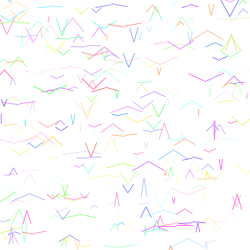
Frame 1 (no input)
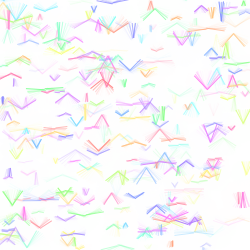
Frame 60 (the mouse pressed at the canvas centre just before this capture)
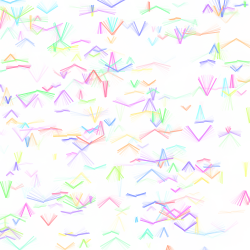
Frame 120 (the mouse held since frame 60 and released just before this capture)

The Processing sketch that drew these frames (run headless with seeded random() and noise(); from frame 60 on, the mouse is pressed at the canvas centre):

// Processing sketch: processing_96637
// ── processing_96637.pde

Butterfly[] chou  = new Butterfly[300];

void setup() {
  size(250,250);
  colorMode(HSB, 360, 100, 100);
  background(360);
  smooth();
  
  for(int i = 0 ; i < chou.length;i++){
    chou[i] = new Butterfly();
  }
  
  noStroke();
}

void draw() {
  //background(360);
  fill(360,100);
  rect(0,0,width,height);
  
  for(int i = 0 ; i < chou.length;i++){
    chou[i].move();
    chou[i].display();
  }
}
class Butterfly {
  float x = random(width);
  float y = random(height);
  int w;
  float h;
  float t;
  float hue = random(360);
  float alp = random(10,255);

  Butterfly() {
    w = 1;
    h = random(5, 20);
    t = random(TWO_PI);
  }

  void move() {
    x += random(-0.5, 0.5)*3;//1.5;
    y += random(-0.5, 0.5)*2;

    if (x < 0) {
      x = 0;
    }
    if (y < 0) {
      y = 0;
    }
    if (x > width) {
      x = width;
    }
    if (y > height) {
      y = height;
    }
  }

  void display() {
    fill(hue, 50, 100, alp);
    for (int i = 0; i < 2; i++) {
      pushMatrix();
      translate(x, y);
      if (i == 0) {
        rotate(t);
      }
      else {
        rotate(-t);
      }
      rect(0, 0, w, h);
      popMatrix();
    }
    t += 0.1;
  }
}
